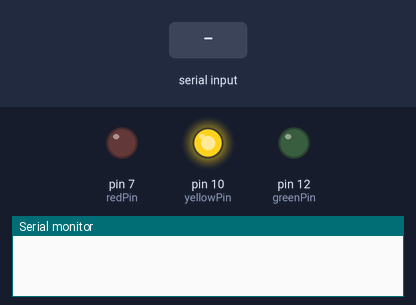
This sketch was run on a simulated Arduino Uno, built with avr-gcc and run on an emulated ATmega328P. Parts: output pins drawn as LEDs (lit = HIGH), the last lines printed to the serial monitor. The inputs (shaded band) are chosen by the test bench.

Above: at 1.2 s.
1.3 s: "F" received over Serial
At 1.6 s:
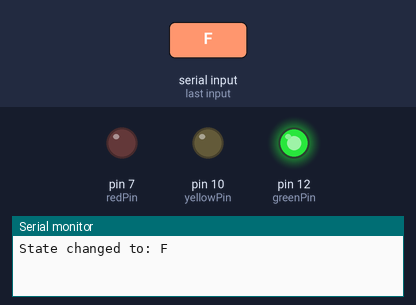
2.8 s: "D" received over Serial
At 3.9 s:
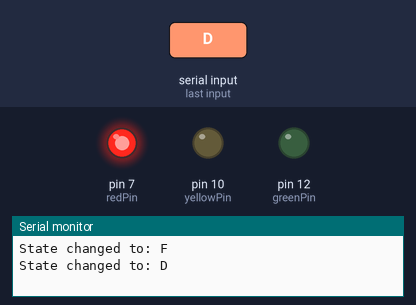
4.3 s: "A" received over Serial
At 5.0 s:
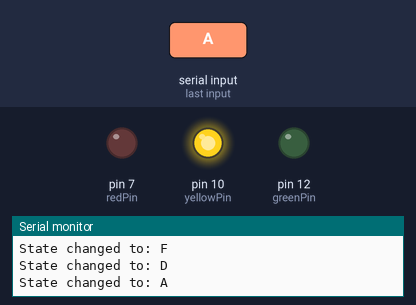
Timing chart, 0 to 7.3 s (numbered marks = the images above; inputs shaded):
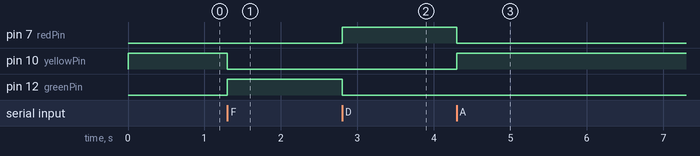

Measured:
- after the input at 1.3 s, pin 10 (yellowPin): HIGH → LOW at once; pin 12 (greenPin): LOW → HIGH at once
- after the input at 2.8 s, pin 7 (redPin): LOW → HIGH at once; pin 12 (greenPin): HIGH → LOW at once
- after the input at 4.3 s, pin 7 (redPin): HIGH → LOW at once; pin 10 (yellowPin): LOW → HIGH at once

The sketch:

EyeDetectionCode.ino
```cpp
// Define the LED pins
const int redPin = 7;
const int yellowPin = 10;
const int greenPin = 12;

char currentState = 'A';  // Start with Absent state

void setup() {
  Serial.begin(9600);

  // Initialize pins
  pinMode(redPin, OUTPUT);
  pinMode(yellowPin, OUTPUT);
  pinMode(greenPin, OUTPUT);

  setAbsent();

}

void loop() {

// Check if data is available
  if (Serial.available() > 0) {
    // Read incoming byte
    char incomingState = Serial.read();

    // Only process valid states
    if (incomingState == 'F' || incomingState == 'D' || incomingState == 'A') {
      if (incomingState != currentState) {
        currentState = incomingState;

        // Set LED state based on received state
        switch (currentState) {
          case 'F':  // Focused
            setFocused();
            break;
          case 'D':  // Distracted
            setDistracted();
            break;
          case 'A':  // Absent
            setAbsent();
            break;
        }

        // Send confirmation back
        Serial.print("State changed to: ");
        Serial.println(currentState);
      }
    }
  }
}

void setFocused() {
  digitalWrite(redPin, LOW);
  digitalWrite(yellowPin, LOW);
  digitalWrite(greenPin, HIGH);
}

void setAbsent() {
  digitalWrite(redPin, LOW);
  digitalWrite(yellowPin, HIGH);
  digitalWrite(greenPin, LOW);
}

void setDistracted() {
  digitalWrite(redPin, HIGH);
  digitalWrite(yellowPin, LOW);
  digitalWrite(greenPin, LOW);
}
```
